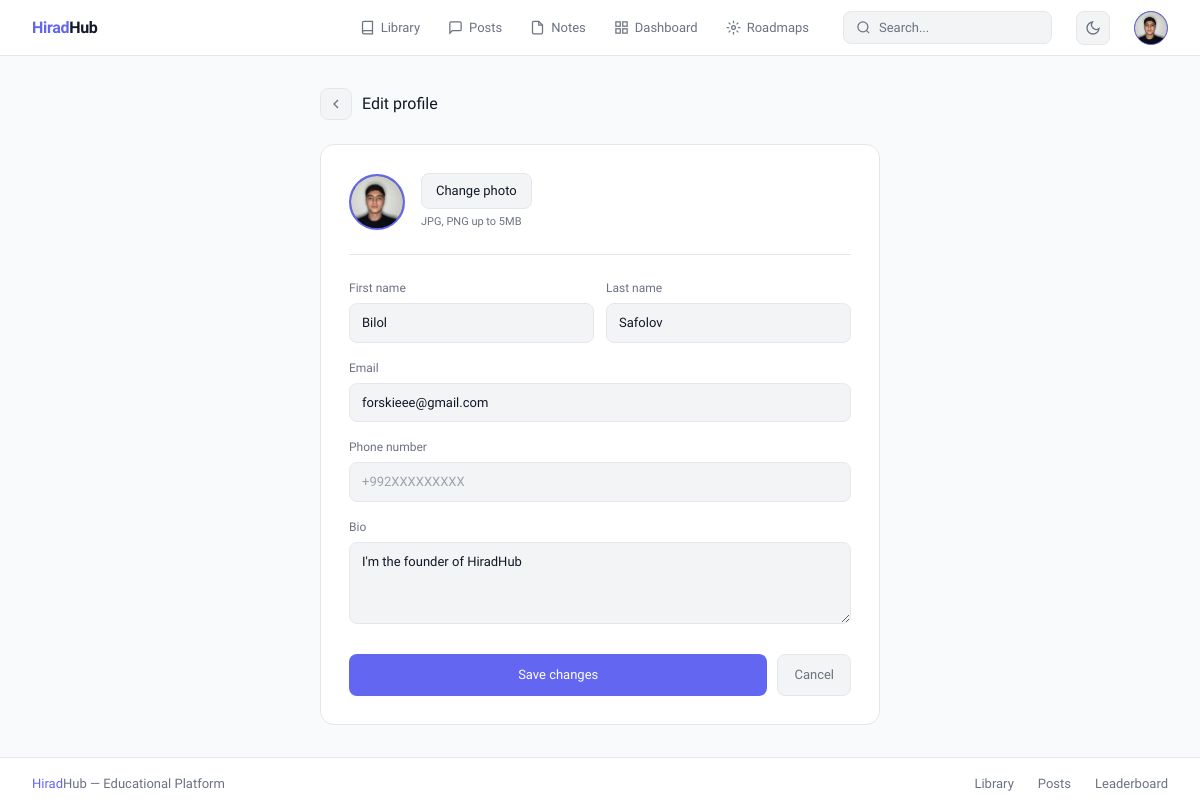
The page /user/profile/edit/ (signed in) on the database its author committed.
### user/models.py (models this page shows, shortened)
class CustomUser(AbstractUser):
    phone_regex = RegexValidator(
        regex=r'^\+?1?\d{9,15}$',
        message="Phone number must be entered in the format: '+999999999'. Up to 15 digits allowed."
    )
    email = models.EmailField(unique=True, db_index=True)
    first_name = models.CharField(max_length=30, blank=True)
    last_name = models.CharField(max_length=30, blank=True)
    phone_number = models.CharField(max_length=15, blank=True, validators=[phone_regex])
    profile_picture = models.ImageField(upload_to='profile_pictures/', blank=True, null=True)
    bio = models.TextField(blank=True)
    is_email_verified = models.BooleanField(default=False)
    is_verified = models.BooleanField(default=False)
    role = models.CharField(max_length=20, default='student',
    choices=[('student', 'Student'), ('teacher', 'Teacher'), ('director', 'Director'), ('admin', 'Admin'  )])
    username = models.CharField(max_length=150, unique=True)
    groups = models.ManyToManyField(
        'auth.Group',
        verbose_name='groups',
        blank=True,
        help_text='The groups this user belongs to.',
        related_name='customuser_set',
        related_query_name='user',
    )
    score = models.PositiveIntegerField(default=0, db_index=True)
    level = models.PositiveIntegerField(default=1)
    title = models.CharField(max_length=50, blank=True, default='Newcomer')
    user_permissions = models.ManyToManyField(
        'auth.Permission',
        verbose_name='user permissions',
        blank=True,
        help_text='Specific permissions for this user.',
        related_name='customuser_set',
        related_query_name='user',
    )
    class Meta:
        verbose_name = 'User'
        verbose_name_plural = 'Users'

### user/views.py (the view)
# urls.py: path('profile/edit/', views.edit_profile, name='edit_profile'),
@login_required
def edit_profile(request):
    user = request.user
    if request.method == 'POST':
        form = CustomUserUpdateForm(request.POST, request.FILES, instance=user)
        if form.is_valid():
            user = form.save(commit=False)
            if request.FILES.get('profile_picture'):
                user.profile_picture = request.FILES['profile_picture']
            user.save()
            form.save_m2m()
            return redirect('user:profile')
        else:
            print(form.errors)
    else:
        form = CustomUserUpdateForm(instance=user)
    return render(request, 'user/edit_profile.html', {'form': form, 'user': user})

### templates/user/edit_profile.html (shortened to what this page needs)
{% extends 'base.html' %}
{% block content %}
<div style="max-width:560px; margin:0 auto;">
    <div style="display:flex; align-items:center; gap:10px; margin-bottom:1.5rem;">
        <a href="{% url 'user:profile' %}"
            style="display:flex; align-items:center; justify-content:center; width:32px; height:32px; background:var(--surface2); border:0.5px solid var(--border); border-radius:8px; text-decoration:none; color:var(--muted); transition:color 0.15s;"
            onmouseover="this.style.color='var(--text)'" onmouseout="this.style.color='var(--muted)'">
            <svg width="16" height="16" viewBox="0 0 24 24" fill="none" stroke="currentColor" stroke-width="2">
                <polyline points="15 18 9 12 15 6" />
            </svg>
        </a>
        <p style="font-size:16px; font-weight:500; color:var(--text);">Edit profile</p>
    </div>
    <div style="background:var(--surface); border:0.5px solid var(--border); border-radius:14px; padding:1.75rem;">
        <form method="POST" enctype="multipart/form-data" novalidate>
            <div
                style="display:flex; align-items:center; gap:1rem; margin-bottom:1.5rem; padding-bottom:1.5rem; border-bottom:0.5px solid var(--border);">
                <div id="avatar-preview"
                    style="width:56px; height:56px; border-radius:50%; background:#1e1d3a; border:2px solid var(--accent); display:flex; align-items:center; justify-content:center; font-size:20px; font-weight:500; color:#a5b4fc; overflow:hidden; flex-shrink:0;">
                    {% if request.user.profile_picture %}
                    <img id="avatar-img" src="{{ request.user.profile_picture.url }}"
                        style="width:100%;height:100%;object-fit:cover;" />
                    {% else %}
                    <span id="avatar-initials">{{ request.user.username|first|upper }}</span>
                    {% endif %}
                </div>
                <div>
                    <label for="id_profile_picture"
                        style="display:inline-block; padding:7px 14px; background:var(--surface2); border:0.5px solid var(--border); border-radius:8px; font-size:13px; color:var(--text); cursor:pointer; transition:background 0.15s;"
                        onmouseover="this.style.background='var(--border)'"
                        onmouseout="this.style.background='var(--surface2)'">
                        Change photo
                    </label>
                    <p style="font-size:11px; color:var(--muted); margin-top:5px;">JPG, PNG up to 5MB</p>
                </div>
            </div>
            <div style="display:grid; grid-template-columns:1fr 1fr; gap:12px; margin-bottom:1rem;">
                <div>
                    <label style="display:block; font-size:12px; color:var(--muted); margin-bottom:6px;">First
                        name</label>
                    <input type="text" name="first_name" value="{{ form.first_name.value|default:'' }}"
                        style="width:100%; padding:9px 12px; background:var(--surface2); border:0.5px solid var(--border); border-radius:8px; font-size:13px; color:var(--text); outline:none; font-family:'Sora',sans-serif;"
                        onfocus="this.style.borderColor='var(--accent)'"
                        onblur="this.style.borderColor='var(--border)'" />
                </div>
                <div>
                    <label style="display:block; font-size:12px; color:var(--muted); margin-bottom:6px;">Last
                        name</label>
                    <input type="text" name="last_name" value="{{ form.last_name.value|default:'' }}"
                        style="width:100%; padding:9px 12px; background:var(--surface2); border:0.5px solid var(--border); border-radius:8px; font-size:13px; color:var(--text); outline:none; font-family:'Sora',sans-serif;"
                        onfocus="this.style.borderColor='var(--accent)'"
                        onblur="this.style.borderColor='var(--border)'" />
                </div>
            </div>
            <div style="margin-bottom:1rem;">
                <label style="display:block; font-size:12px; color:var(--muted); margin-bottom:6px;">Email</label>
                <input type="email" name="email" value="{{ form.email.value|default:'' }}"
                    style="width:100%; padding:9px 12px; background:var(--surface2); border:0.5px solid var(--border); border-radius:8px; font-size:13px; color:var(--text); outline:none; font-family:'Sora',sans-serif;"
                    onfocus="this.style.borderColor='var(--accent)'" onblur="this.style.borderColor='var(--border)'" />
            </div>
            <div style="margin-bottom:1rem;">
                <label style="display:block; font-size:12px; color:var(--muted); margin-bottom:6px;">Phone
                    number</label>
                <input type="text" name="phone_number" value="{{ form.phone_number.value|default:'' }}"
                    placeholder="+992XXXXXXXXX"
                    style="width:100%; padding:9px 12px; background:var(--surface2); border:0.5px solid var(--border); border-radius:8px; font-size:13px; color:var(--text); outline:none; font-family:'Sora',sans-serif;"
                    onfocus="this.style.borderColor='var(--accent)'" onblur="this.style.borderColor='var(--border)'" />
            </div>
            <div style="margin-bottom:1.5rem;">
                <label style="display:block; font-size:12px; color:var(--muted); margin-bottom:6px;">Bio</label>
                <textarea name="bio" rows="3" placeholder="Tell something about yourself..."
                    style="width:100%; padding:9px 12px; background:var(--surface2); border:0.5px solid var(--border); border-radius:8px; font-size:13px; color:var(--text); outline:none; font-family:'Sora',sans-serif; resize:vertical; line-height:1.6;"
                    onfocus="this.style.borderColor='var(--accent)'"
                    onblur="this.style.borderColor='var(--border)'">{{ form.bio.value|default:'' }}</textarea>
            </div>
            <div style="display:flex; gap:10px;">
                <button type="submit"
                    style="flex:1; padding:10px; background:var(--accent); color:#fff; border:none; border-radius:8px; font-size:13px; font-weight:500; cursor:pointer; font-family:'Sora',sans-serif; transition:background 0.15s;"
                    onmouseover="this.style.background='var(--accent-h)'"
                    onmouseout="this.style.background='var(--accent)'">
                    Save changes
                </button>
                <a href="{% url 'user:profile' %}"
                    style="padding:10px 16px; background:var(--surface2); border:0.5px solid var(--border); border-radius:8px; font-size:13px; color:var(--muted); text-decoration:none; transition:background 0.15s;"
                    onmouseover="this.style.background='var(--border)'"
                    onmouseout="this.style.background='var(--surface2)'">
                    Cancel
                </a>
            </div>
        </form>
    </div>
</div>
{% endblock %}

### templates/base.html (shortened to what this page needs)
<!DOCTYPE html>
<html lang="en">
<head>
    <script src="https://cdn.tailwindcss.com"></script>
</head>
<body>
    <header class="navbar">
        <a href="{% url 'main:home' %}" class="nav-logo"><span>Hirad</span>Hub</a>
        <nav class="nav-links">
            <a href="{% url 'library:home' %}" class="nav-link {% block nav_library %}{% endblock %}">
                <svg width="15" height="15" viewBox="0 0 24 24" fill="none" stroke="currentColor" stroke-width="2">
                    <path d="M4 19.5A2.5 2.5 0 0 1 6.5 17H20" />
                    <path d="M6.5 2H20v20H6.5A2.5 2.5 0 0 1 4 19.5v-15A2.5 2.5 0 0 1 6.5 2z" />
                </svg>
                Library
            </a>
            <a href="{% url 'post:list' %}" class="nav-link {% block nav_posts %}{% endblock %}">
                <svg width="15" height="15" viewBox="0 0 24 24" fill="none" stroke="currentColor" stroke-width="2">
                    <path d="M21 15a2 2 0 0 1-2 2H7l-4 4V5a2 2 0 0 1 2-2h14a2 2 0 0 1 2 2z" />
                </svg>
                Posts
            </a>
            <a href="{% url 'note:list' %}" class="nav-link {% block nav_notes %}{% endblock %}">
                <svg width="15" height="15" viewBox="0 0 24 24" fill="none" stroke="currentColor" stroke-width="2">
                    <path d="M14 2H6a2 2 0 0 0-2 2v16a2 2 0 0 0 2 2h12a2 2 0 0 0 2-2V8z" />
                    <polyline points="14 2 14 8 20 8" />
                </svg>
                Notes
            </a>
            <a href="{% url 'main:dashboard' %}" class="nav-link {% block nav_dashboard %}{% endblock %}">
                <svg width="15" height="15" viewBox="0 0 24 24" fill="none" stroke="currentColor" stroke-width="2">
                    <rect x="3" y="3" width="7" height="7" />
                    <rect x="14" y="3" width="7" height="7" />
                    <rect x="14" y="14" width="7" height="7" />
                    <rect x="3" y="14" width="7" height="7" />
                </svg>
                Dashboard
            </a>
            <a href="{% url 'roadmap:list' %}" class="nav-link {% block nav_roadmap %}{% endblock %}">
                <svg width="15" height="15" viewBox="0 0 24 24" fill="none" stroke="currentColor" stroke-width="2">
                    <circle cx="12" cy="12" r="3"/>
                    <path d="M12 1v4M12 19v4M4.22 4.22l2.83 2.83M16.95 16.95l2.83 2.83M1 12h4M19 12h4M4.22 19.78l2.83-2.83M16.95 7.05l2.83-2.83"/>
                </svg>
                Roadmaps
            </a>
        </nav>
        <div class="search-wrap">
            <form class="search-form" id="search-form" autocomplete="off">
                <svg width="15" height="15" viewBox="0 0 24 24" fill="none" stroke="currentColor" stroke-width="2"
                    style="color:var(--muted);flex-shrink:0;">
                    <circle cx="11" cy="11" r="8" />
                    <path d="m21 21-4.35-4.35" />
                </svg>
                <input type="text" id="search-input" name="q" placeholder="Search..."
                    value="{{ request.GET.q|default:'' }}" />
            </form>
        </div>
        <button class="theme-btn" id="theme-toggle" title="Toggle theme">
            <svg id="icon-moon" width="16" height="16" viewBox="0 0 24 24" fill="none" stroke="currentColor"
                stroke-width="2">
                <path d="M21 12.79A9 9 0 1 1 11.21 3 7 7 0 0 0 21 12.79z" />
            </svg>
        </button>
        {% if user.is_authenticated %}
        <div class="dropdown" id="user-dropdown">
            <div class="avatar-btn" id="avatar-btn">
                {% if user.profile_picture %}
                <img src="{{ user.profile_picture.url }}" alt="avatar" />
                {% else %}
                {{ user.username|first|upper }}
                {% endif %}
            </div>
        </div>
        {% else %}
        <div style="display:flex;align-items:center;gap:6px;flex-shrink:0;">
            <a href="{% url 'user:login' %}" class="btn-ghost">Login</a>
            <a href="{% url 'user:register' %}" class="btn-primary">Register</a>
        </div>
        {% endif %}
    </header>
    <main>{% block content %}{% endblock %}</main>
    <footer>
        <span><span style="color:var(--accent);font-weight:500;">Hirad</span>Hub — Educational Platform</span>
        <div class="footer-links">
            <a href="{% url 'library:home' %}">Library</a>
            <a href="{% url 'post:list' %}">Posts</a>
            <a href="{% url 'main:leaderboard' %}">Leaderboard</a>
        </div>
    </footer>
</body>
</html>

### rows shown on the page
CustomUser: profile_picture (picture), user.profile_picture (picture), first_name "Bilol", last_name "Safolov", email "forskieee@gmail.com", bio "I'm the founder of HiradHub"
